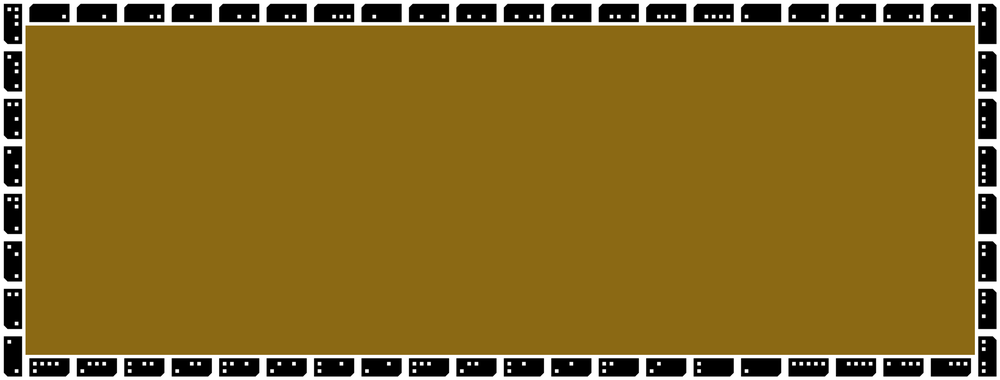
#> input picture imgs/mesa_ideal.png, 1000 x 380 px, shrunk from 2192 x 832 before the run
$ jupyter execute 02_mesa_ideal.ipynb   (shell and % lines are left out)   (older library calls are emulated)
#> lines starting #> are read from the running program, lines starting #| are printed output that depends on the picture; after the words box and inside, x2 and y2 are one past the last pixel; in counts of white or black regions, pixels touching at a corner belong together
### encodingDecoding.py
import math

import numpy as np
from cv2 import getRotationMatrix2D, warpAffine


def decimal2encoding(number):
    """
    Crea la imagen para un numero dado

    Parameter
    ---------
    number: int
      Deceminal a codificar

    Return
    ------
    img: numpy.matrix
      Matriz de la codificacion
    """
    # Resolucion de la imagen
    img = np.zeros((100, 220))

    # Se hace el tringulo en la esquina superior izquierda
    for row in range(20):
        for col in range(20):
            if row + col < 20:
                img[row, col] = 255

    binary = bin(number)[2:]
    # Se completa con ceros para que tenga el mismo largo siempre
    if len(binary) < 10:
        binary = '0' * (10 - len(binary)) + binary

    x_pos = 0
    y_pos = 20

    for i, bit in enumerate(str(binary)):
        x_pos += 20
        if i == 5:
            y_pos = 60
            x_pos = 20
        if bit == '1':
            img[y_pos:y_pos+20, x_pos:x_pos+20] = 255
        x_pos += 20

    return img


def makeTape(start, quantity):
    """
    Genera una cinta con n (quantity) de elemento ordenados
    comenzando desde start

    Parameters
    ----------
    start: int
        Punto de comienzo de la cinta
    quantity: int
        Cantidad de elementos de la cinta

    Return
    ------
    cinta: numpy.matrix
    """
#> called with start = 1, quantity = 20
    largo = (40 + 220) * quantity
    ancho = 100 + 40
    cinta = np.ones((ancho, largo)) * 255
    x_pos = 20
    y_pos = 20

    for i in range(quantity):
        cinta[y_pos:y_pos+100, x_pos:x_pos+220] = decimal2encoding(start + i)
        x_pos += 40 + 220

    return cinta


def boxAngle(box):
    """
    Angulo de un rectangulo con respecto al eje mas grande de este.

    Parameter
    ---------
    box: cv2.boxPoints()
        Punto del rectangulo

    Return
    ------
    angle: float
        Angulo del rectangulo
    """
    # Calulo los dos ejes
    edge1 = box[1] - box[0]
    edge2 = box[2] - box[1]

    # Me quedo con el eje mayor
    edge1_norm = np.linalg.norm(edge1)
    edge2_norm = np.linalg.norm(edge2)
    usedEdge = edge1
    if edge2_norm > edge1_norm:
        usedEdge = edge2

    # Horizontal edge
    reference = np.array([1, 0])
    # norms
    ref_norm = np.linalg.norm(reference)
    usedEdge_norm = np.linalg.norm(usedEdge)
    product = reference[0]*usedEdge[0] + reference[1]*usedEdge[1]

    angle = 180/math.pi * math.acos(product / (ref_norm*usedEdge_norm))

    return angle


def rotateAndScale(img, angle, scaleFactor=1):
    """
    Roatate and scale a image

    Parameters
    img: numpy.matrix
        Image
    angle: float
        Angle in degree to roatate the image
    scaleFactor: float, optional
        Scale factor
    """
    # Note: numpy uses (y,x) convention but most OpenCV functions use (x,y)
    oldY, oldX = img.shape
    # Rotate about center of image.
    rot_matrix = getRotationMatrix2D(center=(oldX/2, oldY/2),
                                     angle=angle, scale=scaleFactor)

    # Choose a new image size.
    newX, newY = oldX*scaleFactor, oldY*scaleFactor
    # Include this if you want to prevent corners being cut off
    r = np.deg2rad(angle)
    newX, newY = (abs(np.sin(r)*newY) + abs(np.cos(r)*newX),
                  abs(np.sin(r)*newX) + abs(np.cos(r)*newY))

    # The warpAffine function call, below, basically works like this:
    # 1. apply the M transformation on each pixel of the original image
    # 2. save everything that falls within the upper-left "dsize" portion
    # of the resulting image.

    # So I will find the translation that moves the result to the
    # center of that region.
    tx, ty = ((newX-oldX)/2, (newY-oldY)/2)

    # Third column of matrix holds translation,
    # which takes effect after rotation.
    rot_matrix[0, 2] += tx
    rot_matrix[1, 2] += ty

    rotatedImg = warpAffine(img, rot_matrix, dsize=(int(newX), int(newY)))

    return rotatedImg


def encoding2binary(image, box):
    """
    Representacion binaria de la imagen codificada

    Parameters
    ----------
    image:

    box: cv2.boxPoints()
        Punto del rectangulo

    Return
    ------
    binary: str
        representacion binaria
    """
    # Si la imagen esta rotada, la pongo horizontal
    angle = boxAngle(box)
    if angle != 0:
        image = rotateAndScale(image, angle)

    # Delta y offset dependen de la resolucion de la imagen
    delta1 = max(image.shape)/11
    delta2 = min(image.shape)/5
    delta = int((delta1 + delta2)/2)
    offset = delta + int(delta/2)

    # Check the orientation of the image
    index = int(delta/4)
    orientation = image[index, index]
    if not orientation:
        rows, cols = image.shape

        rot_matrix = getRotationMatrix2D((cols/2, rows/2), 180, 1)
        image = warpAffine(image, rot_matrix, (cols, rows))

    x = [offset + 2*delta*i for i in range(5)]
    y = [offset + 2*delta*i for i in range(2)]

    binary = ''
    for pixel_y in y:
        for pixel_x in x:
            value = image[pixel_y, pixel_x]
            binary += str(int(value/255))

    return binary

### 02_mesa_ideal.ipynb
# Decodificando la mesa

Decodificando la cinta de toda una mesa "ideal"

[cell 1]
import math

import matplotlib.pyplot as plt
import numpy as np
import cv2

from encodingDecoding import decimal2encoding, encoding2binary, makeTape

[cell 2]
cinta1 = makeTape(1, 20)
cv2.imwrite("imgs/cinta1.png", cinta1)

cinta2 = makeTape(20, 8)
cv2.imwrite("imgs/cinta2.png", cinta2)
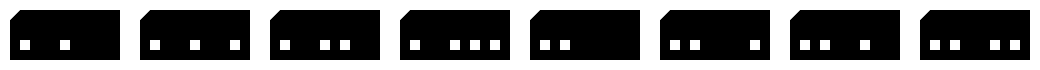
#> saved as cinta2.png: shape (140, 2080) (shown at 1/2 size); 43.4% white; 25 white regions, largest, box (x1, y1, x2, y2) and area: (0, 0, 2080, 140) 116880, (40, 80, 60, 100) 400, (120, 80, 140, 100) 400

cinta3 = makeTape(28, 20)
cv2.imwrite("imgs/cinta3.png", cinta3)

cinta4 = makeTape(48, 8)
cv2.imwrite("imgs/cinta4.png", cinta4)
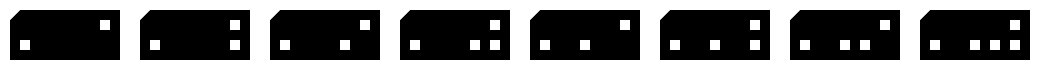
#> saved as cinta4.png: shape (140, 2080) (shown at 1/2 size); 44% white; 29 white regions, largest, box (x1, y1, x2, y2) and area: (0, 0, 2080, 140) 116880, (200, 40, 220, 60) 400, (460, 40, 480, 60) 400

[cell 3]
# Leo la cinta
mesa = cv2.imread('imgs/mesa_ideal.png', 0)
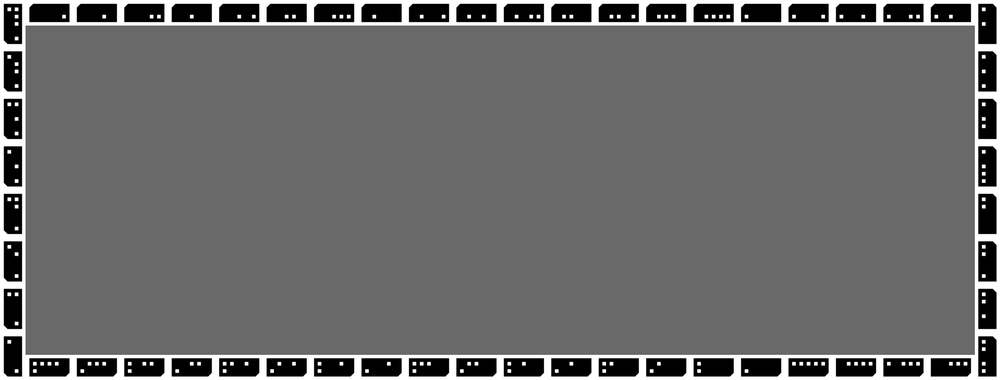
#> mesa: shape (380, 1000); min 0, max 255, mean 105.7

plt.figure(figsize=(15, 5))
plt.imshow(mesa, cmap = plt.get_cmap('gray'))

[cell 4]
# Paso un threshold
# Esto es util para separar la madera de la cinta
ret, thresh = cv2.threshold(mesa, 250, 255, 0)
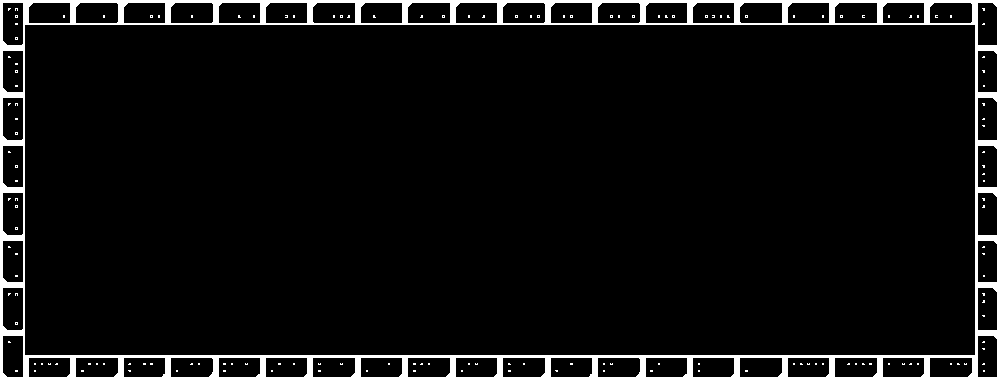
#> thresh: shape (380, 1000); 6% white; 159 white regions (158 under 20 px)

plt.figure(figsize=(15, 5))
plt.imshow(thresh, cmap = plt.get_cmap('gray'))

[cell 5]
# Encuentro los contornos
image, contours, hierarchy = cv2.findContours(thresh, cv2.RETR_TREE, cv2.CHAIN_APPROX_SIMPLE)
#> contours = 236 contours, 178 with area under 20; largest, box (x1, y1, x2, y2) and area: (0, 0, 1000, 380) 378621, (24, 24, 976, 356) 314779, (834, 2, 878, 24) 889, (407, 2, 451, 24) 889, (2, 287, 24, 331) 888

# Grafico la imagen y todos los contornos
plt.figure(figsize=(15, 5))
plt.imshow(mesa, interpolation='nearest', cmap=plt.cm.gray)

for contour in contours:
    plt.plot(contour[:,0, :][:, 0], contour[:,0, :][:, 1], '-b', linewidth=2)
#> this loop made 236 passes
#> contour on passes 1, 4, 5: [[0, 0], [0, 379], [999, 379], [999, 0]], [[957, 363], [957, 364], [959, 364], [958, 363]], [[950, 363], [950, 364], [951, 364], [951, 363]]

plt.axis('image')
plt.xticks([])
plt.yticks([])
#> Out = ([], [])
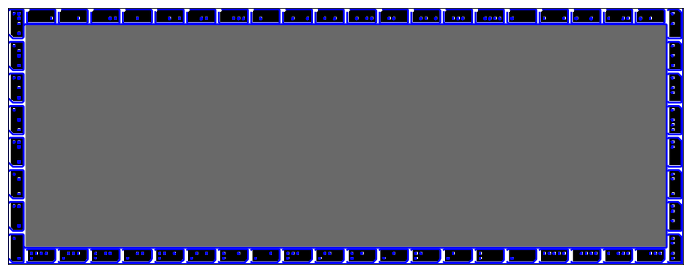
#> figure drawn by matplotlib, 1 panel

[cell 6]
# numero de contorno de todos los rectangulos
rectangles_number = [num for num, val in enumerate(hierarchy[0]) if val[-1] == 0 and val[-2] != -1]
#> rectangles_number = 56 values from 1 to 228

numbers = []

plt.figure(figsize=(15, 5))
plt.imshow(mesa, interpolation='nearest', cmap=plt.cm.gray)

for num in rectangles_number:
    rect = cv2.minAreaRect(contours[num])
    box = cv2.boxPoints(rect)

    x_val = [int(min(box[:, 0])), int(max(box[:, 0]))]
    y_val = [int(min(box[:, 1])), int(max(box[:, 1]))]

    binario = encoding2binary(mesa[y_val[0]:y_val[1], x_val[0]:x_val[1]], box)
    numbers.append(int(binario, 2))

    plt.text(x_val[0], y_val[0], str(int(binario, 2)), color='red')
#> this loop made 56 passes
#> num on passes 20 to 31: 79, 85, 90, 93, 97, 102, 106, 110, 113, 120, 125, 130
#> (num, rect, box, x_val, y_val) on passes 2 to 6: (5, ((903, 367), (20, 42), -90), [[924, 377], [882, 377], [882, 357], [924, 357]], [882, 924], [357, 377]), (10, ((855.5, 367), (20, 43), -90), [[877, 377], [834, 377], [834, 357], [877, 357]], [834, 877], [356, 376]), (15, ((808, 367), (20, 42), -90), [[829, 377], [787, 377], [787, 357], [829, 357]], [787, 829], [357, 377]), (21, ((760.5, 367), (20, 43), -90), [[782, 377], [739, 377], [739, 357], [782, 357]], [738, 781], [356, 376]), (23, ((713, 367), (20, 42), -90), [[734, 377], [692, 377], [692, 357], [734, 357]], [692, 734], [357, 377])
#> pass 1, in rotateAndScale, `rotatedImg = warpAffine(img, rot_matrix, dsize=(int(newX), int(newY)))`:
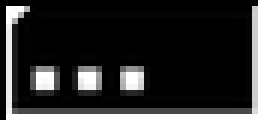
#> rotatedImg: shape (20, 43) (shown 6 times larger); min 0, max 255, mean 39.3
#> pass 1, in encoding2binary, `image = warpAffine(image, rot_matrix, (cols, rows))`:
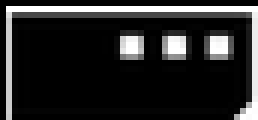
#> image: shape (20, 43) (shown 6 times larger); min 0, max 255, mean 39.3
#> pass 2, in rotateAndScale (call 2), `rotatedImg = warpAffine(img, rot_matrix, dsize=(int(newX), int(newY)))`:
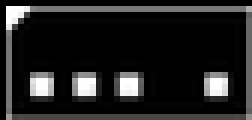
#> rotatedImg: shape (20, 42) (shown 6 times larger); min 0, max 255, mean 33
#> pass 2, in encoding2binary (call 2), `image = warpAffine(image, rot_matrix, (cols, rows))`:
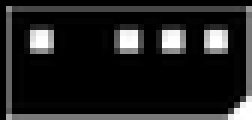
#> image: shape (20, 42) (shown 6 times larger); min 0, max 255, mean 33
